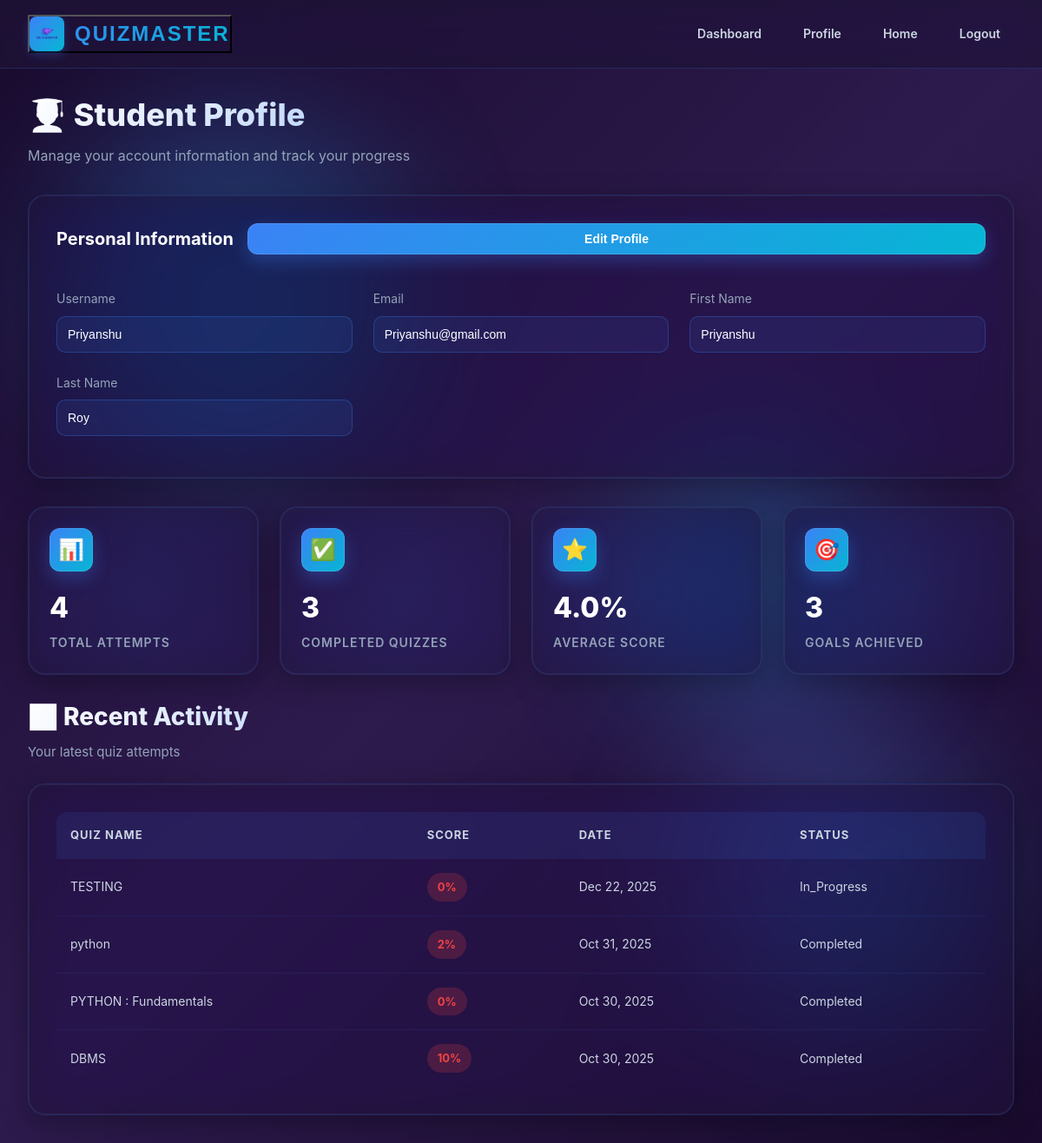
/quiz/student/profile/ (signed in), run on the app's committed database.
### quiz/models.py (models this page shows, shortened)
class QuizAttempt(models.Model):
    student = models.ForeignKey(User, on_delete=models.CASCADE, related_name='quiz_attempts')
    quiz = models.ForeignKey(Quiz, on_delete=models.CASCADE, related_name='attempts')
    start_time = models.DateTimeField(default=timezone.now, db_index=True)
    end_time = models.DateTimeField(null=True, blank=True)
    time_spent = models.IntegerField(default=0, help_text="Time spent in seconds")
    score = models.IntegerField(null=True, blank=True, help_text="Marks obtained")
    max_score = models.IntegerField(default=0, help_text="Maximum possible marks for this attempt")
    total_marks = models.IntegerField(default=0, help_text="Total marks for this attempt (deprecated, use max_score)")
    percentage = models.FloatField(
        null=True,
        blank=True,
        validators=[MinValueValidator(0), MaxValueValidator(100)]
    )
    STATUS_CHOICES = [
        ('in_progress', 'In Progress'),
        ('completed', 'Completed'),
        ('abandoned', 'Abandoned'),
    ]
    status = models.CharField(max_length=20, choices=STATUS_CHOICES, default='in_progress', db_index=True)
    correct_answers = models.IntegerField(default=0)
    incorrect_answers = models.IntegerField(default=0)
    unanswered = models.IntegerField(default=0)
    passed = models.BooleanField(null=True, blank=True)
    ip_address = models.GenericIPAddressField(null=True, blank=True)
    user_agent = models.CharField(max_length=255, blank=True)
    created_at = models.DateTimeField(default=timezone.now)
    updated_at = models.DateTimeField(auto_now=True)
    class Meta:
        verbose_name = 'Quiz Attempt'
        verbose_name_plural = 'Quiz Attempts'
        ordering = ['-start_time']
        indexes = [
            models.Index(fields=['-start_time', 'status']),
            models.Index(fields=['student', 'quiz']),
        ]

class Quiz(models.Model):
    created_by = models.ForeignKey(Teacher, on_delete=models.CASCADE, related_name='quizzes')
    title = models.CharField(max_length=200, db_index=True)
    category = models.CharField(max_length=100, db_index=True, help_text="Subject category")
    description = models.TextField(blank=True)
    DIFFICULTY_CHOICES = [
        ('easy', 'Easy'),
        ('medium', 'Medium'),
        ('hard', 'Hard'),
    ]
    difficulty = models.CharField(max_length=20, choices=DIFFICULTY_CHOICES, default='medium')
    time_limit = models.IntegerField(
        validators=[MinValueValidator(1), MaxValueValidator(300)],
        help_text="Time limit in minutes"
    )
    total_marks = models.IntegerField(
        validators=[MinValueValidator(1)],
        help_text="Total marks for the quiz"
    )
    passing_marks = models.IntegerField(
        validators=[MinValueValidator(0)],
        help_text="Minimum marks to pass",
        null=True,
        blank=True
    )
    STATUS_CHOICES = [
        ('draft', 'Draft'),
        ('active', 'Active'),
        ('archived', 'Archived'),
    ]
    status = models.CharField(max_length=20, choices=STATUS_CHOICES, default='active', db_index=True)
    allow_retake = models.BooleanField(default=True, help_text="Allow students to retake quiz")
    max_attempts = models.IntegerField(
        default=3,
        validators=[MinValueValidator(1), MaxValueValidator(10)],
        help_text="Maximum attempts allowed"
    )
    shuffle_questions = models.BooleanField(default=False, help_text="Randomize question order")
    shuffle_options = models.BooleanField(default=False, help_text="Randomize option order")
    show_correct_answers = models.BooleanField(default=True, help_text="Show correct answers after completion")
    created_at = models.DateTimeField(default=timezone.now, db_index=True)
    updated_at = models.DateTimeField(auto_now=True)
    class Meta:
        verbose_name = 'Quiz'
        verbose_name_plural = 'Quizzes'
        ordering = ['-created_at']
        indexes = [
            models.Index(fields=['-created_at', 'status']),
            models.Index(fields=['category', 'difficulty']),
        ]

### quiz/views.py (the view)
# urls.py: path('student/profile/', views.student_profile, name='student_profile'),
@login_required
def student_profile(request):
    try:
        student = request.user.student
        total_quizzes = QuizAttempt.objects.filter(student=request.user).count()
        completed_quizzes = QuizAttempt.objects.filter(student=request.user, status=ATTEMPT_STATUS_COMPLETED).count()
        completed_attempts = QuizAttempt.objects.filter(student=request.user, status=ATTEMPT_STATUS_COMPLETED)
        avg_score = calculate_average_score(completed_attempts)
        recent_attempts = QuizAttempt.objects.filter(student=request.user).select_related('quiz').order_by('-start_time')[:10]
        context = {'student': student, 'total_quizzes': total_quizzes, 'completed_quizzes': completed_quizzes, 'avg_score': round(avg_score, 2), 'recent_attempts': recent_attempts}
        return render(request, TEMPLATE_STUDENT_PROFILE, context)
    except (ObjectDoesNotExist, AttributeError):
        messages.error(request, STUDENT_PROFILE_NOT_FOUND)
        return redirect(STUDENT_LOGIN_URL)

### quiz/views.py (called while the page is built)
def calculate_average_score(attempts):
    if not attempts.exists(): return 0
    avg = attempts.aggregate(Avg('score'))['score__avg']
    return round(avg, 2) if avg else 0

### Templates/student/student_profile.html (shortened to what this page needs)
{% load static %}
<!DOCTYPE html>
<html lang="en">
<head>
    <link rel="stylesheet" href="{% static 'css/student_dashboard.css' %}">
</head>
<body>
    <div class="video-background">
        <video autoplay muted loop playsinline aria-label="Background animation">
            <source src="{% static 'videos/STUDENT.mp4' %}" type="video/mp4">
        </video>
    </div>
    <div class="animated-bg">
        <div class="orb orb-1"></div>
        <div class="orb orb-2"></div>
        <div class="orb orb-3"></div>
    </div>
    <nav class="navbar">
        <div class="navbar-content">
            <button class="logo" onclick="location.href='{% url 'quiz:student_dashboard' %}'" aria-label="Go to dashboard">
                <div class="logo-icon">
                    <img src="{% static 'images/Logo.png' %}" alt="QUIZMASTER Logo">
                </div>
                <span>QUIZMASTER</span>
            </button>
            <div class="nav-right">
                <a href="{% url 'quiz:student_dashboard' %}" class="nav-item">Dashboard</a>
                <a href="{% url 'quiz:student_profile' %}" class="nav-item">Profile</a>
                <a href="{% url 'home' %}" class="nav-item">Home</a>
                <a href="{% url 'quiz:logout' %}" class="nav-item">Logout</a>
            </div>
        </div>
    </nav>
    <main class="main-content">
        <section class="welcome-section">
            <div class="welcome-message">
                <h1>👨‍🎓 Student Profile</h1>
                <p>Manage your account information and track your progress</p>
            </div>
        </section>
        <div class="results-container" style="margin-bottom: 2rem;">
            <div class="results-header">
                <h3 style="color: #fff; font-size: 20px;">Personal Information</h3>
                <button class="btn btn-primary" onclick="toggleEditMode()" style="padding: 10px 20px;" aria-label="Edit profile">
                    Edit Profile
                </button>
            </div>
            <div style="padding: 1rem 0;">
                <form id="profileForm" method="POST" action="{% url 'quiz:student_profile_edit' %}">
                    <div style="display: grid; grid-template-columns: repeat(auto-fit, minmax(300px, 1fr)); gap: 1.5rem;">
                        <div>
                            <label for="username" style="display: block; color: var(--text-muted); margin-bottom: 0.5rem; font-size: 14px;">Username</label>
                            <input id="username" type="text" value="{{ user.username }}" disabled style="width: 100%; padding: 12px; background: rgba(59, 130, 246, 0.1); border: 1px solid rgba(59, 130, 246, 0.3); border-radius: 10px; color: #fff; font-size: 14px;">
                        </div>
                        <div>
                            <label for="email" style="display: block; color: var(--text-muted); margin-bottom: 0.5rem; font-size: 14px;">Email</label>
                            <input id="email" type="email" name="email" value="{{ user.email }}" disabled class="profile-input" style="width: 100%; padding: 12px; background: rgba(59, 130, 246, 0.1); border: 1px solid rgba(59, 130, 246, 0.3); border-radius: 10px; color: #fff; font-size: 14px;">
                        </div>
                        <div>
                            <label for="first_name" style="display: block; color: var(--text-muted); margin-bottom: 0.5rem; font-size: 14px;">First Name</label>
                            <input id="first_name" type="text" name="first_name" value="{{ user.first_name }}" disabled class="profile-input" style="width: 100%; padding: 12px; background: rgba(59, 130, 246, 0.1); border: 1px solid rgba(59, 130, 246, 0.3); border-radius: 10px; color: #fff; font-size: 14px;">
                        </div>
                        <div>
                            <label for="last_name" style="display: block; color: var(--text-muted); margin-bottom: 0.5rem; font-size: 14px;">Last Name</label>
                            <input id="last_name" type="text" name="last_name" value="{{ user.last_name }}" disabled class="profile-input" style="width: 100%; padding: 12px; background: rgba(59, 130, 246, 0.1); border: 1px solid rgba(59, 130, 246, 0.3); border-radius: 10px; color: #fff; font-size: 14px;">
                        </div>
                    </div>
                </form>
            </div>
        </div>
        <section class="stats-cards">
            <div class="stat-card">
                <div class="stat-icon">📊</div>
                <div class="stat-value">{{ total_quizzes }}</div>
                <div class="stat-label">Total Attempts</div>
            </div>
            <div class="stat-card">
                <div class="stat-icon">✅</div>
                <div class="stat-value">{{ completed_quizzes }}</div>
                <div class="stat-label">Completed Quizzes</div>
            </div>
            <div class="stat-card">
                <div class="stat-icon">⭐</div>
                <div class="stat-value">{{ avg_score }}%</div>
                <div class="stat-label">Average Score</div>
            </div>
            <div class="stat-card">
                <div class="stat-icon">🎯</div>
                <div class="stat-value">{{ completed_quizzes }}</div>
                <div class="stat-label">Goals Achieved</div>
            </div>
        </section>
        <section>
            <div class="section-header">
                <h2 class="section-title">📈 Recent Activity</h2>
                <p class="section-subtitle">Your latest quiz attempts</p>
            </div>
            <div class="results-container">
                <div class="results-table-wrapper">
                    <table>
                        <thead>
                            <tr>
                                <th>Quiz Name</th>
                                <th>Score</th>
                                <th>Date</th>
                                <th>Status</th>
                            </tr>
                        </thead>
                        <tbody>
                            {% for attempt in recent_attempts %}
                            <tr>
                                <td>{{ attempt.quiz.title }}</td>
                                <td>
                                    <span class="score-badge {% if attempt.score >= 90 %}score-excellent{% elif attempt.score >= 75 %}score-good{% elif attempt.score >= 60 %}score-average{% else %}score-poor{% endif %}">
                                        {{ attempt.score|default:0 }}%
                                    </span>
                                </td>
                                <td>{{ attempt.start_time|date:"M d, Y" }}</td>
                                <td>{{ attempt.status|title }}</td>
                            </tr>
                            {% empty %}
                            <tr>
                                <td colspan="4" style="text-align: center; padding: 2rem;">
                                    No activity yet. Start taking quizzes!
                                </td>
                            </tr>
                            {% endfor %}
                        </tbody>
                    </table>
                </div>
            </div>
        </section>
    </main>
</body>
</html>

### data on the page
QuizAttempt: quiz "TESTING", score "0", start_time "Dec 22, 2025", status "In_Progress"
QuizAttempt: quiz "python", score "2", start_time "Oct 31, 2025", status "Completed"
QuizAttempt: quiz "PYTHON : Fundamentals", score "0", start_time "Oct 30, 2025", status "Completed"
QuizAttempt: quiz "DBMS", score "10", start_time "Oct 30, 2025", status "Completed"

### other printed values
{{ total_quizzes }} "4"
{{ completed_quizzes }} "3"
{{ avg_score }} "4.0"
